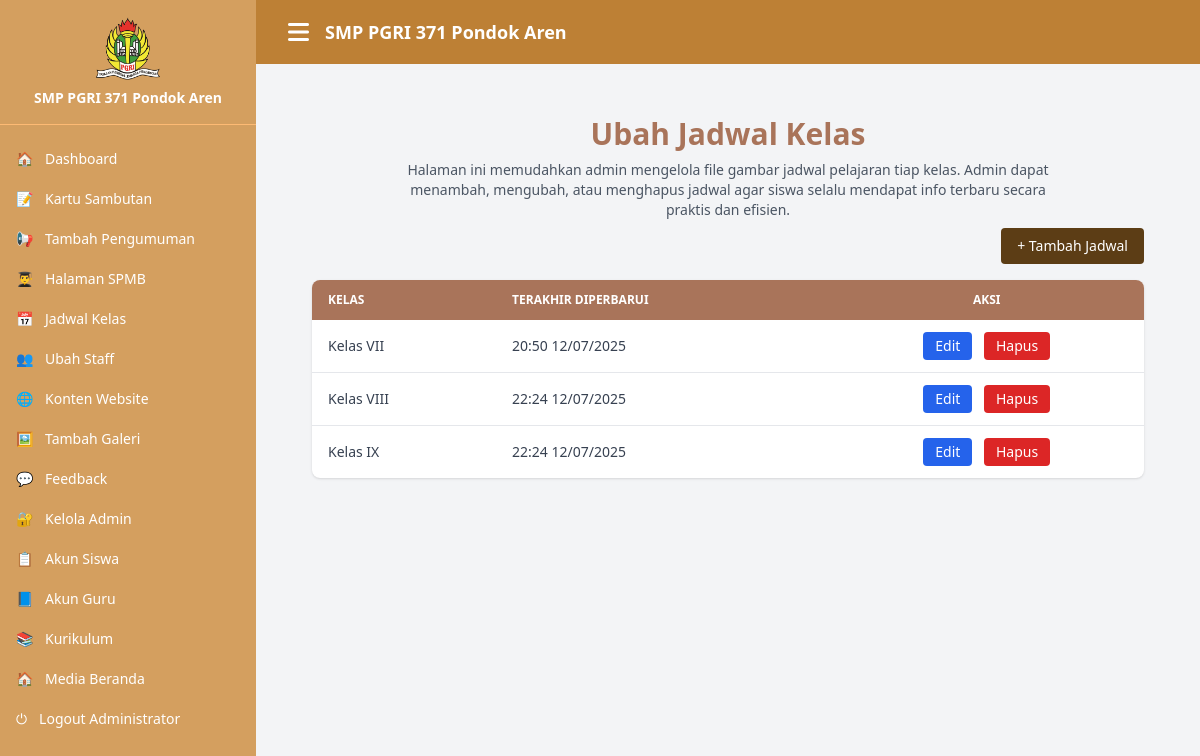
Screenshot of /admin/index.php?page=changeRoutine (signed in) with the database file from the repository.
### tables this page shows
CREATE TABLE `schoolroutine` (
  `id` int(11) NOT NULL,
  `class` varchar(1000) DEFAULT NULL,
  `routine_url` varchar(1000) DEFAULT NULL,
  `last_modified` varchar(100) DEFAULT NULL
);

### admin/changeRoutine.php (the view, shortened to what this page needs)
<?php
include '../connection/database.php';
?>
<!DOCTYPE html>
<html lang="id">
<head>
</head>
<body>
<main class="py-7 px-4 sm:px-6 lg:px-8">
    <div class="flex flex-col text-center w-full mb-2">
                    <h1 class="text-3xl font-bold text-[#a9745a]">Ubah Jadwal Kelas </h1>
                        <p class="text-sm text-gray-600 mt-2 max-w-2xl mx-auto">
                        Halaman ini memudahkan admin mengelola file gambar jadwal pelajaran tiap kelas.
                        Admin dapat menambah, mengubah, atau menghapus jadwal agar siswa selalu mendapat info terbaru secara praktis dan efisien.
                    </p>
    </div>
    <div class="flex justify-end mb-4 max-w-6xl mx-auto">
        <button data-modal-target="modal0" data-modal-toggle="modal0" class="bg-[#5c3d15] bg-hover-[#4b320f] px-4 py-2 text-white rounded text-sm">+ Tambah Jadwal</button>
    </div>
    <div class="bg-white shadow rounded-lg overflow-x-auto max-w-6xl mx-auto">
        <table class="w-full text-sm text-left text-gray-700">
            <thead class="text-xs text-white uppercase bg-[#a9745a]">
                <tr>
                    <th class="px-4 py-3">Kelas</th>
                    <th class="px-4 py-3">Terakhir Diperbarui</th>
                    <th class="px-4 py-3 text-center">Aksi</th>
                </tr>
            </thead>
            <tbody class="divide-y divide-gray-200">
                <?php
                $result = mysqli_query($connection, "SELECT * FROM schoolroutine ORDER BY id DESC");
                while ($row = mysqli_fetch_assoc($result)) {
                    echo '<tr class="hover:bg-orange-50 transition">
                        <td class="px-4 py-3">' . htmlspecialchars($row['class']) . '</td>
                        <td class="px-4 py-3">' . $row['last_modified'] . '</td>
                        <td class="px-4 py-3 text-center space-x-2">
                            <button data-modal-target="modal' . $row['id'] . '" data-modal-toggle="modal' . $row['id'] . '" class="bg-blue-600 hover:bg-blue-700 text-white px-3 py-1 rounded text-sm">Edit</button>
                            <button onclick="confirmDelete(' . $row['id'] . ')" class="bg-red-600 hover:bg-red-700 text-white px-3 py-1 rounded text-sm">Hapus</button>
                        </td>
                    </tr>';
                }
                ?>
            </tbody>
        </table>
    </div>
</main>
</body>
</html>

### admin/changeRoutine.php (style rules this page uses)
html, body { margin: 0; padding: 0; background-color: #ffffff; min-height: 100%; display: flex; flex-direction: column; }
main { flex: 1; }

### rows the page displays
schoolroutine: class "Kelas VII", last_modified "20:50 12/07/2025"
schoolroutine: class "Kelas VIII", last_modified "22:24 12/07/2025"
schoolroutine: class "Kelas IX", last_modified "22:24 12/07/2025"

### other values shown
$_SESSION["username"] "Administrator"
